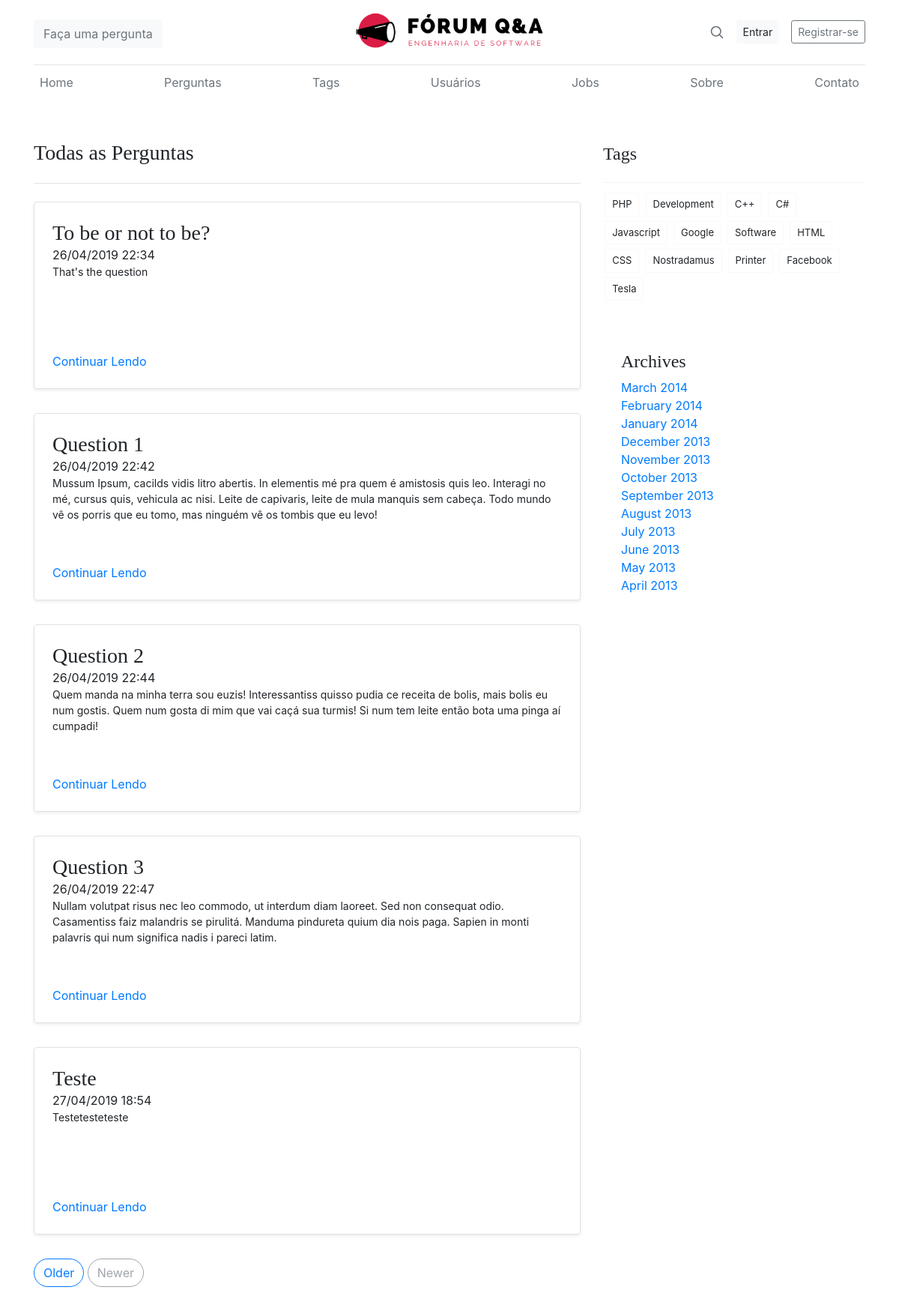
Page /all-posts/ on the earlier database version.
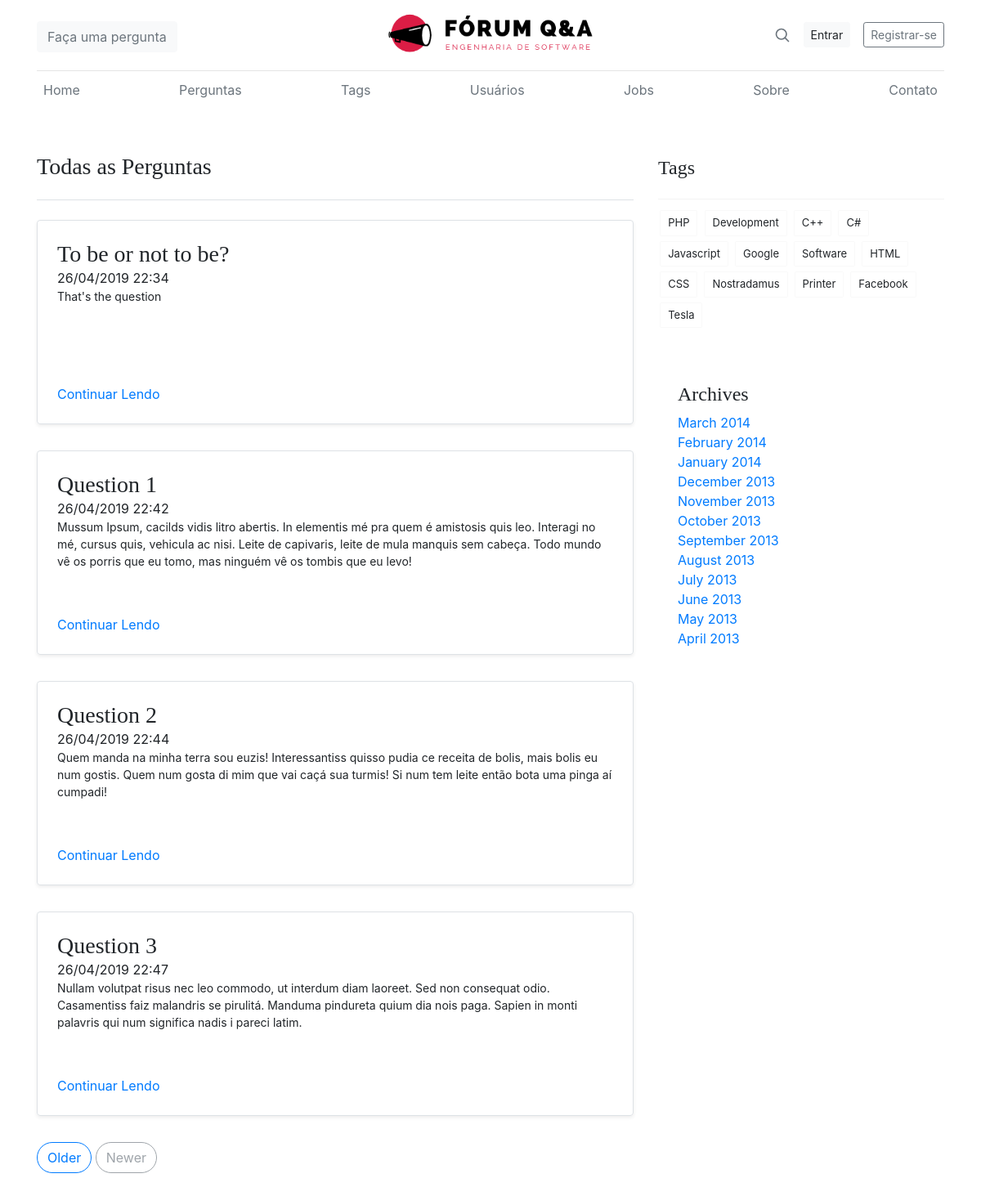
Same page on the later database version.
### posts/models.py (models this page shows)
class Question(models.Model):
	title = description = models.CharField(max_length=512)
	description = models.TextField()
	creation_date = models.DateTimeField(auto_now=False, auto_now_add=True)
	last_modification_date = models.DateTimeField(auto_now=True, auto_now_add=False)
	user = models.ForeignKey(User , on_delete=models.CASCADE)

### forum/views.py (the view)
# urls.py: path('all-posts/', views.all_posts , name='all_posts'),
def all_posts(request):
    context = {
        'title': 'Perguntas'
    }
    questions = Question.objects.all()
    context['posts'] = questions
    return render(request, 'forum/posts.html', context)

### forum/templates/forum/posts.html (shortened to what this page needs)
{% extends "forum/base.html" %}
{% load static %}
{% block content %}
<div class='container'>
    {%  include "forum/header.html" %}
    <div class="row">
        <div class="col-md-8 blog-main mt-5">
            <h3 class="pb-4 mb-4 border-bottom">
                Todas as Perguntas
            </h3>
            {% for post in posts %}
            <div class="row mb-2">
                <div class="col-md-12">
                    <div
                        class="row no-gutters border rounded overflow-hidden flex-md-row mb-4 shadow-sm h-md-250 position-relative">
                        <div class="col p-4 d-flex flex-column position-static">
                            <h3 class="mb-0">{{ post.title }}</h3>
                            <time class="post__header-time">{{post.creation_date|date:"d/m/Y H:i"}}</time>
                            <p class="card-text mb-auto">{{ post.description }}</p>
                            <a href="../post/{{post.id}}" class="stretched-link">Continuar Lendo</a>
                        </div>
                    </div>
                </div>
            </div>
            {% endfor %}
            <nav class="blog-pagination">
                <a class="btn btn-outline-primary" href="#">Older</a>
                <a class="btn btn-outline-secondary disabled" href="#" tabindex="-1" aria-disabled="true">Newer</a>
            </nav>
        </div>
        <aside class="col-md-4 blog-sidebar mt-5">
                <div class="widget">
                        <header class="widget__header mt-1 pb-3">
                            <h4>Tags</h4>
                        </header>
                        <div class="widget__tags">
                            <a class="tag">PHP</a>
                            <a class="tag">Development</a>
                            <a class="tag">C++</a>
                            <a class="tag">C#</a>
                            <a class="tag">Javascript</a>
                            <a class="tag">Google</a>
                            <a class="tag">Software</a>
                            <a class="tag">HTML</a>
                            <a class="tag">CSS</a>
                            <a class="tag">Nostradamus</a>
                            <a class="tag">Printer</a>
                            <a class="tag">Facebook</a>
                            <a class="tag">Tesla</a>
                        </div>
                    </div>
                <div class="p-4">
                  <h4>Archives</h4>
                  <ol class="list-unstyled mb-0">
                    <li><a href="#">March 2014</a></li>
                    <li><a href="#">February 2014</a></li>
                    <li><a href="#">January 2014</a></li>
                    <li><a href="#">December 2013</a></li>
                    <li><a href="#">November 2013</a></li>
                    <li><a href="#">October 2013</a></li>
                    <li><a href="#">September 2013</a></li>
                    <li><a href="#">August 2013</a></li>
                    <li><a href="#">July 2013</a></li>
                    <li><a href="#">June 2013</a></li>
                    <li><a href="#">May 2013</a></li>
                    <li><a href="#">April 2013</a></li>
                  </ol>
                </div>
              </aside>
    </div>
</div>
{% endblock %}

Differences in the rows shown:
removed Question: title "Teste", creation_date "27/04/2019 18:54", description "Testetesteteste"
